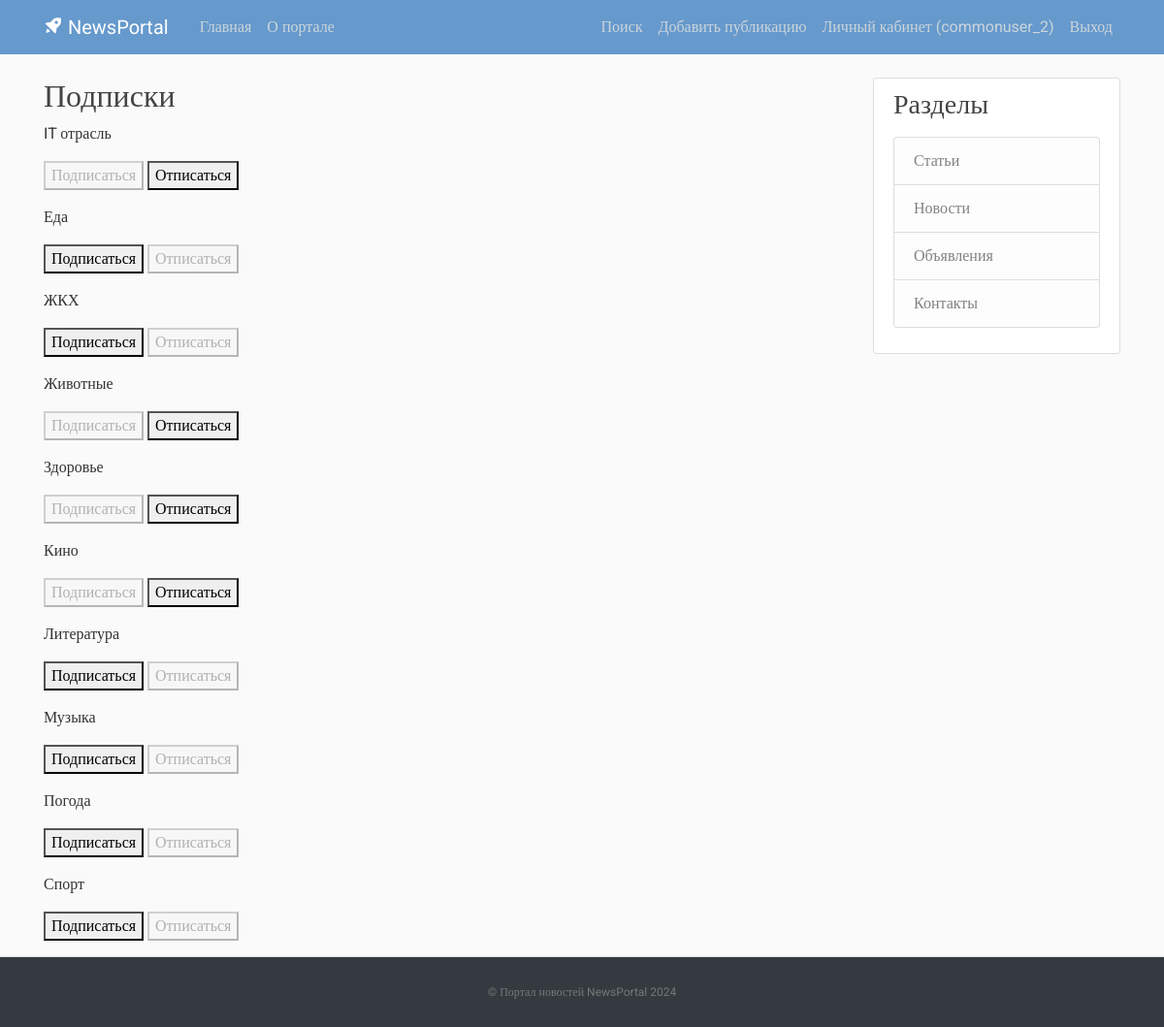
Screenshot of /subscriptions/ (signed in) with the database file from the repository.
### post/models.py (models this page shows, shortened)
class Category(models.Model):
    name = models.CharField(max_length=64, unique=True, verbose_name='Название категории')
    discription = models.TextField(verbose_name='Описание категории')
    subscribers = models.ManyToManyField(User, blank=True, related_name='categories', verbose_name='Подписчики', through='Subscriber')
    class Meta:
        verbose_name = 'Категория'
        verbose_name_plural = 'Категории'

### post/views.py (the view, shortened to what this page needs)
# urls.py: path('subscriptions/', subscriptions, name='subscriptions'),
@login_required
@csrf_protect
def subscriptions(request):
    categories_with_subscriptions = Category.objects.annotate(
        user_subscribed=Exists(
            Subscriber.objects.filter(
                user=request.user,
                category=OuterRef('pk'),
            )
        )
    ).order_by('name')
    return render(
        request,
        'post/subscriptions.html',
        {'categories': categories_with_subscriptions},
    )

### templates/post/subscriptions.html (shortened to what this page needs)
{% extends 'flatpages/default.html' %}
{% block content %}
    <h2>Подписки</h2>
    {% for category in categories  %}
        <p>
            {{ category.name }}
            <form method="post">
                {% if category.user_subscribed %}
                    <button disabled>Подписаться</button>
                    <button name="action" value="unsubscribe">Отписаться</button>
                {% else %}
                    <button name="action" value="subscribe">Подписаться</button>
                    <button disabled>Отписаться</button>
                {% endif %}
            </form>
        </p>
    {% endfor %}
{% endblock content %}

### templates/flatpages/default.html (shortened to what this page needs)
<!DOCTYPE html>
{% load static %}
<html>
<head>
     <link rel="stylesheet" href="https://maxcdn.bootstrapcdn.com/bootstrap/4.0.0/css/bootstrap.min.css">
     <link rel="stylesheet" type="text/css" href="{% static 'css/main.css' %}">
     <link href='https://unpkg.com/boxicons@2.1.2/css/boxicons.min.css' rel='stylesheet'>
</head>
<body>
    <header class="site-header">
      <nav class="navbar navbar-expand-md navbar-dark bg-blue fixed-top">
        <div class="container">
          <a class="navbar-brand mr-4" href="#"><i class='bx bxs-rocket bx-tada-hover'></i> NewsPortal</a>
          <div class="collapse navbar-collapse" id="navbarToggle">
            <div class="navbar-nav mr-auto">
              <a class="nav-item nav-link " href="{% url 'portal_home' %}">Главная</a>
              <a class="nav-item nav-link" href='/about/'>О портале</a>
            </div>
            <div class="navbar-nav">
                <a class="nav-item nav-link" href="{% url 'post_search' %}">Поиск</a>
                {% if perms.post.add_post %}
                    <a class="nav-item nav-link" href="{% url 'post_create' %}">Добавить публикацию</a>
                {% endif %}
                {% if not request.user.is_authenticated %}
                    <a class="nav-item nav-link" href="/accounts/signup">Вход / Регистрация</a>
                {% else %}
                    <a class="nav-item nav-link" href="{% url 'cabinet' %}">Личный кабинет ({{ request.user }})</a>
                    <a class="nav-item nav-link" href="/accounts/logout/">Выход</a>
                {% endif %}
            </div>
          </div>
        </div>
      </nav>
    </header>
    <main role="main" class="container">
      <div class="row">
        <div class="col-md-9">
          {% block content %} {{ flatpage.content }} {% endblock %}
        </div>
        <div class="col-md-3">
          <div class="content-section">
            <h3>Разделы</h3>
            <p class='text-muted'>
              <ul class="list-group">
                <a class="list-group-item list-group-item-light" href="{% url 'article_list' %}">Статьи</a>
                <a class="list-group-item list-group-item-light" href="{% url 'news_list' %}">Новости</a>
                <a class="list-group-item list-group-item-light" href="{% url 'notification_list' %}">Объявления</a>
                <a class="list-group-item list-group-item-light" href="/contacts/">Контакты</a>
              </ul>
            </p>
          </div>
        </div>
      </div>
    </main>
    <footer class="text-center bg-dark">
      <p><a href="#">© Портал новостей NewsPortal 2024</a></p>
    </footer>
</body>
</html>

### static/css/main.css (style rules this page uses)
body, html { width:100%; height:100% }
body { margin:0; padding:0; background: #fafafa; color: #333333; margin-top: 5rem; font-family:Roboto; }
h1, h2, h3, h4, h5, h6 { color: #444444; }
ul { margin: 0; }
.bg-blue { background-color: #6699cc; }
.site-header .navbar-nav .nav-link { color: #cbd5db; }
.content-section { background: #ffffff; padding: 10px 20px; border: 1px solid #dddddd; border-radius: 3px; margin-bottom: 20px; }
footer { position: sticky!important; top: 100%; padding-top:25px; padding-bottom:25px; border-top:1px solid #ddd; }
footer p { margin:2px; text-align:center; padding:0 40px; color:#fff; font-size:12px; }
footer a { color:#777 }

### rows the page displays
Category: name "IT отрасль", shows "Подписаться"
Category: name "Еда", shows "Подписаться"
Category: name "ЖКХ", shows "Подписаться"
Category: name "Животные", shows "Подписаться"
Category: name "Здоровье", shows "Подписаться"
Category: name "Кино", shows "Подписаться"
Category: name "Литература", shows "Подписаться"
Category: name "Музыка", shows "Подписаться"
Category: name "Погода", shows "Подписаться"
Category: name "Спорт", shows "Подписаться"

### other values shown
{{ request.user }} "commonuser_2"
